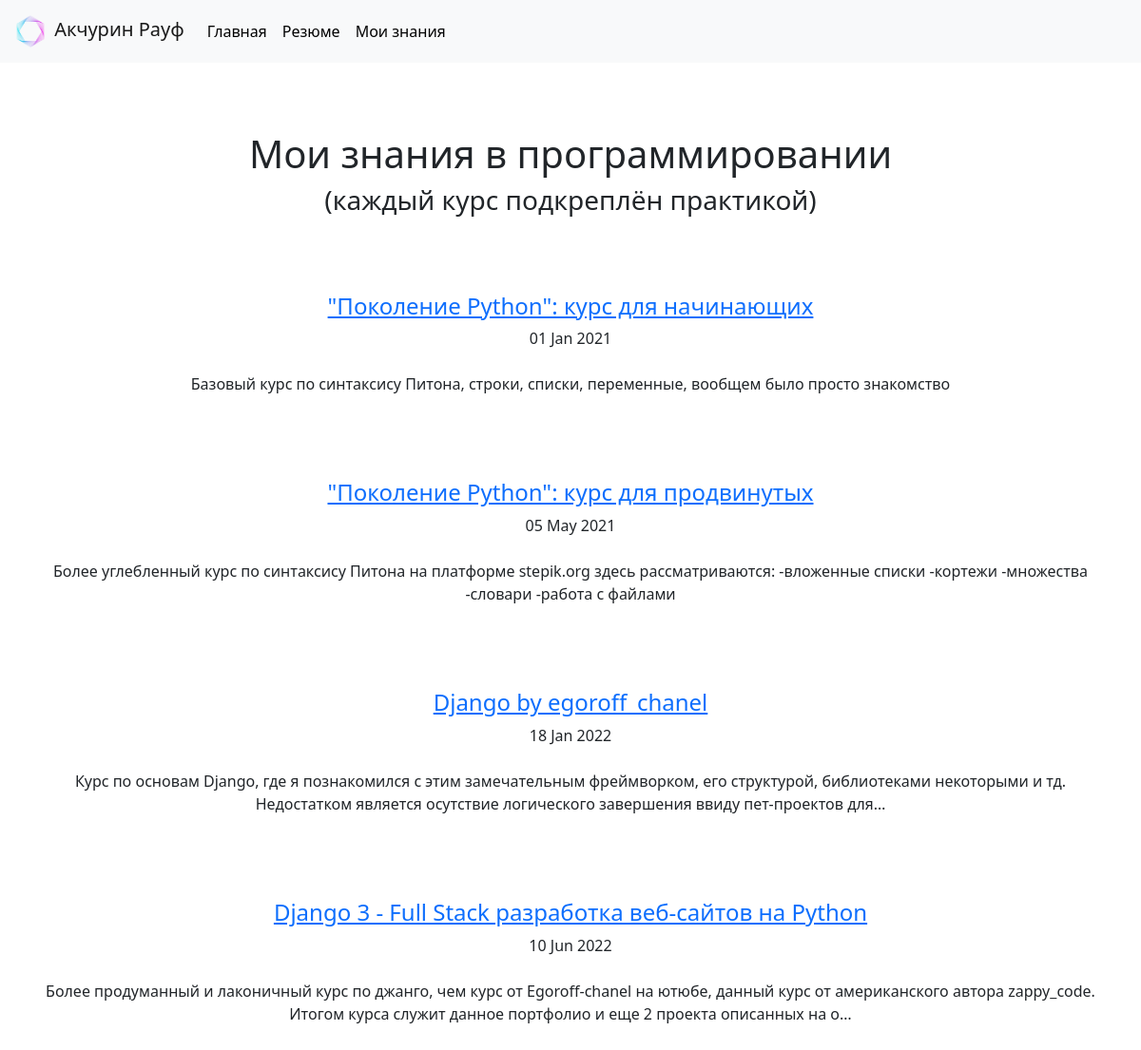
Screenshot of /blog/ with the database file from the repository.
### blog/models.py (models this page shows, shortened)
class Blog(models.Model):
    title =models.CharField(max_length=100)
    description = models.TextField()
    date = models.DateField(default = '1990-10-18')

### blog/views.py (the view)
# urls.py: path('', views.all_blogs, name = 'all_blogs'),
def all_blogs(request):
    blogs = Blog.objects.order_by('date')
    return render(request, 'blog/all.html', {'blogs': blogs})

### blog/templates/blog/all.html
{% extends 'portfolio/base.html' %}
{% block content %}
<br><br><br> <h1>Мои знания в программировании</h1>
<h3>(каждый курс подкреплён практикой)</h3><br><br><br>
    {% for blog in blogs %}
        <a href="{% url 'blog:detail' blog.id %}"> <h4>{{blog.title}}</h4></a>
        {{blog.date|date:'d M Y'}}<br><br>
        <p> {{blog.description|safe|truncatechars:200}}</p>
    <br><br><br>
    {% endfor %}
{% endblock %}

### portfolio/static/portfolio/custom.css (style rules this page uses)
body { font-family: 'Bad Script', cursive; }

### rows the page displays
Blog: title "\"Поколение Python\": курс для начинающих", date "01 Jan 2021", description "Базовый курс по синтаксису Питона, строки, списки, переменные, вообщем было просто знакомство"
Blog: title "\"Поколение Python\": курс для продвинутых", date "05 May 2021", description "Более углебленный курс по синтаксису Питона на платформе stepik.org здесь рассматриваются: -вложенные списки -кортежи -множества -словари -работа с файлами"
Blog: title "Django by egoroff_chanel", date "18 Jan 2022", description "Курс по основам Django, где я познакомился с этим замечательным фреймворком, его структурой, библиотеками некоторыми и тд. Недостатком является осутствие логического завершения ввиду пет-проектов для…"
Blog: title "Django 3 - Full Stack разработка веб-сайтов на Python", date "10 Jun 2022", description "Более продуманный и лаконичный курс по джанго, чем курс от Egoroff-chanel на ютюбе, данный курс от американского автора zappy_code. Итогом курса служит данное портфолио и еще 2 проекта описанных на о…"
